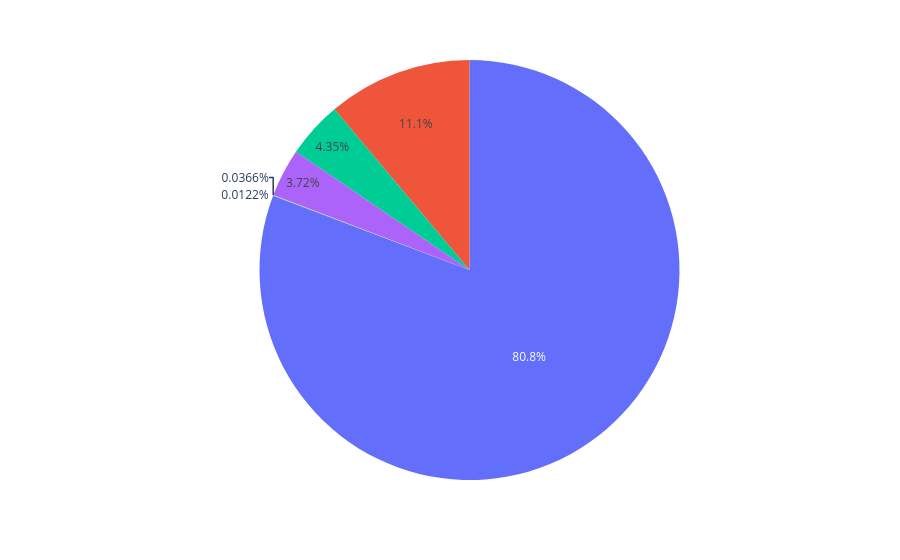

The notebook cell saved with this chart:
### Code cell
fig = px.pie(labels=ratings.index, values=ratings.values)


fig.write_image('../../plots/content_rating_donut.png', scale=2)
fig.show()

### Figure 1 — Plotly figure (JSON) as saved in the notebook; plotly's stock layout.template omitted (floating-point values rounded to 4 significant figures)
{"data": [{"domain": {"x": [0, 1], "y": [0, 1]}, "hovertemplate": "value=%{value}<extra></extra>", "legendgroup": "", "name": "", "showlegend": false, "type": "pie", "values": [6621, 912, 357, 305, 3, 1]}], "layout": {"legend": {"tracegroupgap": 0}, "margin": {"t": 60}}}
